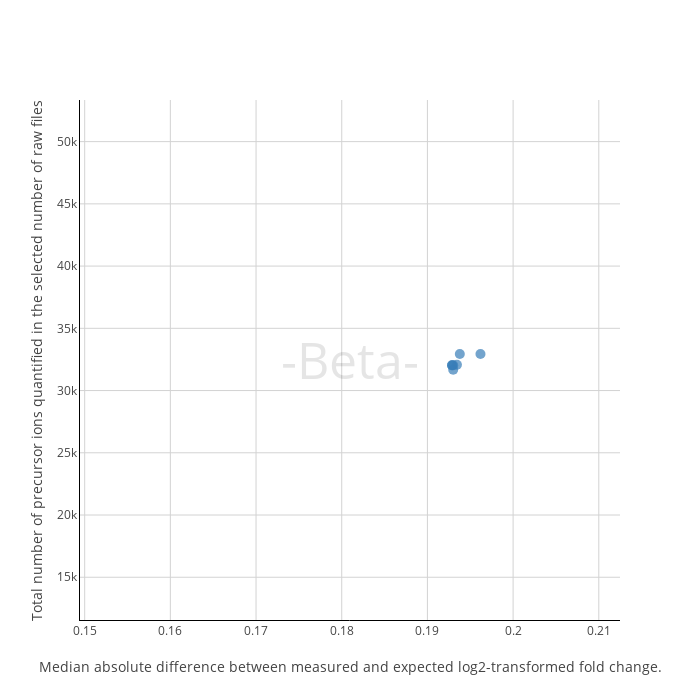

Here is the notebook cell this chart was saved with:
### Code cell
plot, results_versioning = plot_performance_metrics(file_paths_maxquant)
plot

### Figure 1 — Plotly figure (JSON) as saved in the notebook; plotly's stock layout.template omitted (floating-point values rounded to 4 significant figures)
{"data": [{"hovertext": ["ProteoBench ID: MaxQuant_20250214_164606<br>Software tool: MaxQuant 1.5.2.8<br>Comment (private submission): 1.5.2.8", "ProteoBench ID: MaxQuant_20250214_164629<br>Software tool: MaxQuant 1.5.3.30<br>Comment (private submission): 1.5.3.30", "ProteoBench ID: MaxQuant_20250214_164651<br>Software tool: MaxQuant 1.5.8.2<br>Comment (private submission): 1.5.8.2", "ProteoBench ID: MaxQuant_20250214_164713<br>Software tool: MaxQuant 1.6.3.3<br>Comment (private submission): 1.6.3.3", "ProteoBench ID: MaxQuant_20250214_164731<br>Software tool: MaxQuant 2.1.3.0<br>Comment (private submission): 2.1.3.0", "ProteoBench ID: MaxQuant_20250214_164748<br>Software tool: MaxQuant 2.1.4.0<br>Comment (private submission): 2.1.4.0", "ProteoBench ID: MaxQuant_20250214_164806<br>Software tool: MaxQuant 2.5.1.0<br>Comment (private submission): 2.5.1.0"], "marker": {"color": ["#377eb8", "#377eb8", "#377eb8", "#377eb8", "#377eb8", "#377eb8", "#377eb8"], "showscale": false, "size": [10, 10, 10, 10, 10, 10, 10]}, "mode": "markers", "name": "MaxQuant", "type": "scatter", "x": [0.1962, 0.1938, 0.193, 0.1934, 0.1929, 0.1929, 0.193], "y": [32935, 32936, 31676, 32077, 32032, 32032, 32034]}], "layout": {"annotations": [{"font": {"color": "rgba(0,0,0,0.1)", "size": 50}, "showarrow": false, "text": "-Beta-", "x": 0.5, "xref": "paper", "y": 0.5, "yref": "paper"}], "clickmode": "event+select", "height": 700, "width": 700, "xaxis": {"gridcolor": "lightgray", "gridwidth": 1, "linecolor": "black", "range": [0.1495, 0.2125], "showgrid": true, "title": {"text": "Median absolute difference between measured and expected log2-transformed fold change."}}, "yaxis": {"gridcolor": "lightgray", "gridwidth": 1, "linecolor": "black", "range": [11565, 53345], "showgrid": true, "title": {"text": "Total number of precursor ions quantified in the selected number of raw files"}}}}
